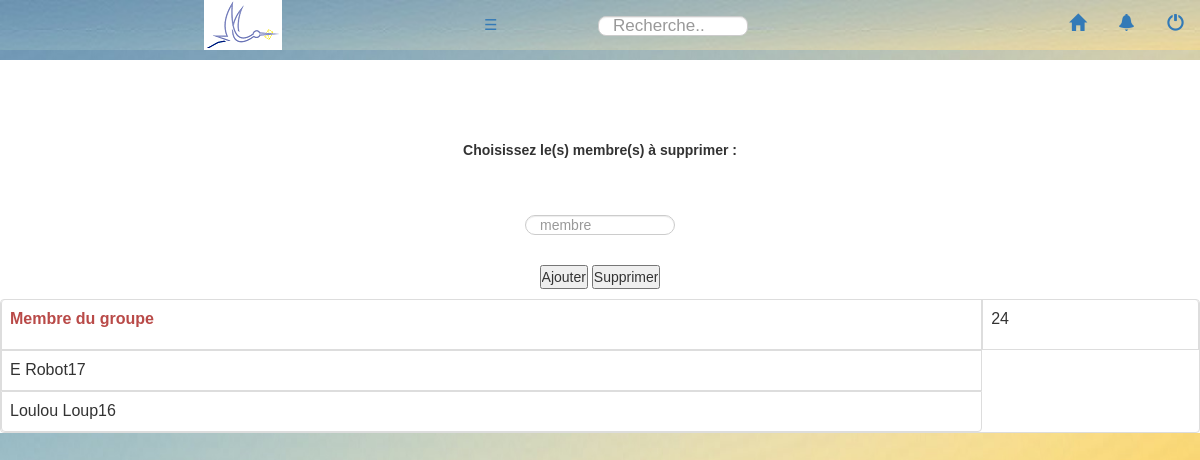
The page /PHP/gestionmembres.php on the database as committed earlier.
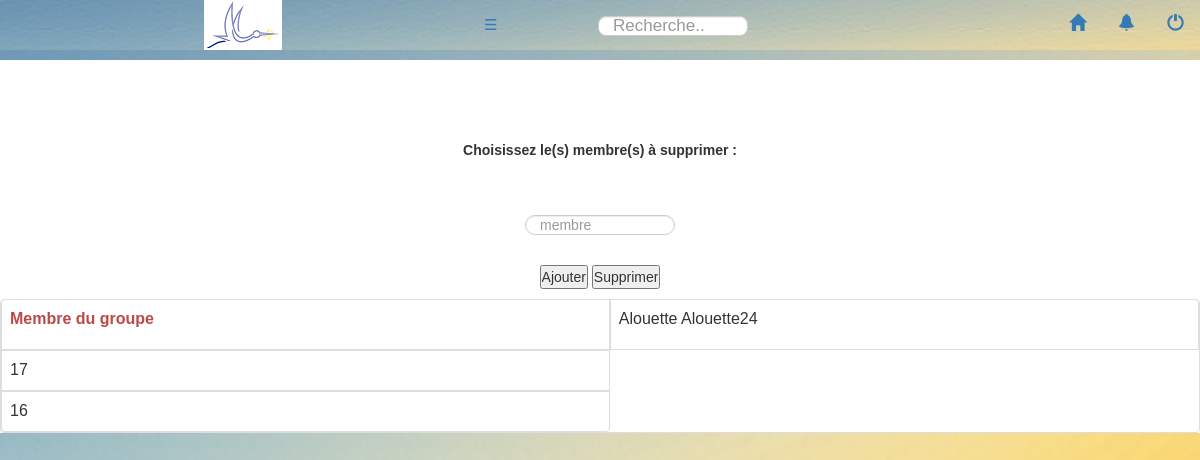
The same page on the database as committed later.
### tables this page shows
CREATE TABLE `profil` (
  `id` int(11) NOT NULL,
  `Nom` varchar(225) NOT NULL,
  `Prenom` varchar(225) NOT NULL,
  `motDePasse` varchar(225) NOT NULL,
  `email` varchar(255) NOT NULL,
  `datenaissance` date NOT NULL,
  `promo` varchar(255) NOT NULL,
  `filiere` varchar(255) NOT NULL,
  `telephone` varchar(255) NOT NULL,
  `commentaire` text NOT NULL,
  `imageprofil` varchar(225) NOT NULL,
  `imagecouverture` varchar(225) NOT NULL,
  `album` varchar(225) NOT NULL
);

### PHP/gestionmembres.php (the view, shortened to what this page needs)
<?php
include('header_groupe.php');
?>
<section>
<br><br><br>
    <form method="post" >
    <p>
    <label for="nomgroupe">Choisissez le(s) membre(s) à supprimer :</label>
        </p>   <br>
<p>
        <br>
    <input type="text" class="input-medium search-query" name="membre" value="<?php if (isset($_POST['membre'])) echo htmlentities($_POST['membre']);?>"placeholder= "membre" />
        </p>
        <br>
     <p>
    <input type="submit" name="ajoutmembre" value="Ajouter"/>
    <input type="submit" name="supprmembre" value="Supprimer"/>
    </p>
    <?php
            $sql='SELECT distinct idutil FROM groupe';
     $req = $bdd->query($sql)  ;
    ?>
   <table class="table table-bordered">
    <tr>
        <th><p class="text-error"> Membre du groupe</p></th>
        <?php while($row=$req->fetch()){ ?>
        <td>
        <?php
            $idutil=$row['idutil'];
            $response = $bdd->query('SELECT prenom FROM profil WHERE id="'.$idutil.'"');
            $row = $response->fetch();
             echo($row['prenom']);
            $response =$bdd->query('SELECT nom FROM profil WHERE id="'.$idutil.'"');
            $row = $response->fetch();
            echo($row['nom']);
            echo($idutil);
            ?>
        </td>
    </tr>
    <?php }
    ?>
</table>

### PHP/header_groupe.php (shortened to what this page needs)
<!doctype html>
<html lang="fr">
	<head>
		<link rel="stylesheet" href="CSS/bootstrap.css"/>
        <link rel="stylesheet" href="https://maxcdn.bootstrapcdn.com/bootstrap/3.3.7/css/bootstrap.min.css">
	</head>
	<body id="body_profil">
		<header>
        <div style="height:50px;" class="topnav" id="myTopnav">
            <a href="accueil.php"><img style="padding-left:17%;" class="headerimg" src='Images/logo.png' /></a>
            <div class="contenu_entete">
                <a style="padding-top:0px;padding-bottom:0px;"href="#home">
                <form style="padding-left:200%; padding-top:10px;">
                    <input class="input-medium search-query" style="border-radius:8px; font-size:17px;" type="text" name="Search" placeholder="Recherche..">
                </form>
                </a>
                <a class="active" href="deconnexion.php"><span class="glyphicon glyphicon-off"></span></a>
                <a class="active" href="accueil.php"><span class="glyphicon glyphicon-bell"></span></a>
                <a class="active" href="accueil.php"><span class="glyphicon glyphicon-home"></span></a>
                <a href="javascript:void(0);" style="font-size:15px;" class="icon" onclick="myFunction()">&#9776;</a>
            </div>
        </div>
		</header>
		<section id="section_profil">

Rows that differ between the two databases and show on the page:
removed profil: Prenom "E", Nom "Robot"
removed profil: Prenom "Loulou", Nom "Loup"
added profil: Prenom "Alouette", Nom "Alouette"
Other text that changed with them:
new list line: "24"
new list line: "17"
new list line: "16"
list line gone: "24"
list line gone: "17"
list line gone: "16"
